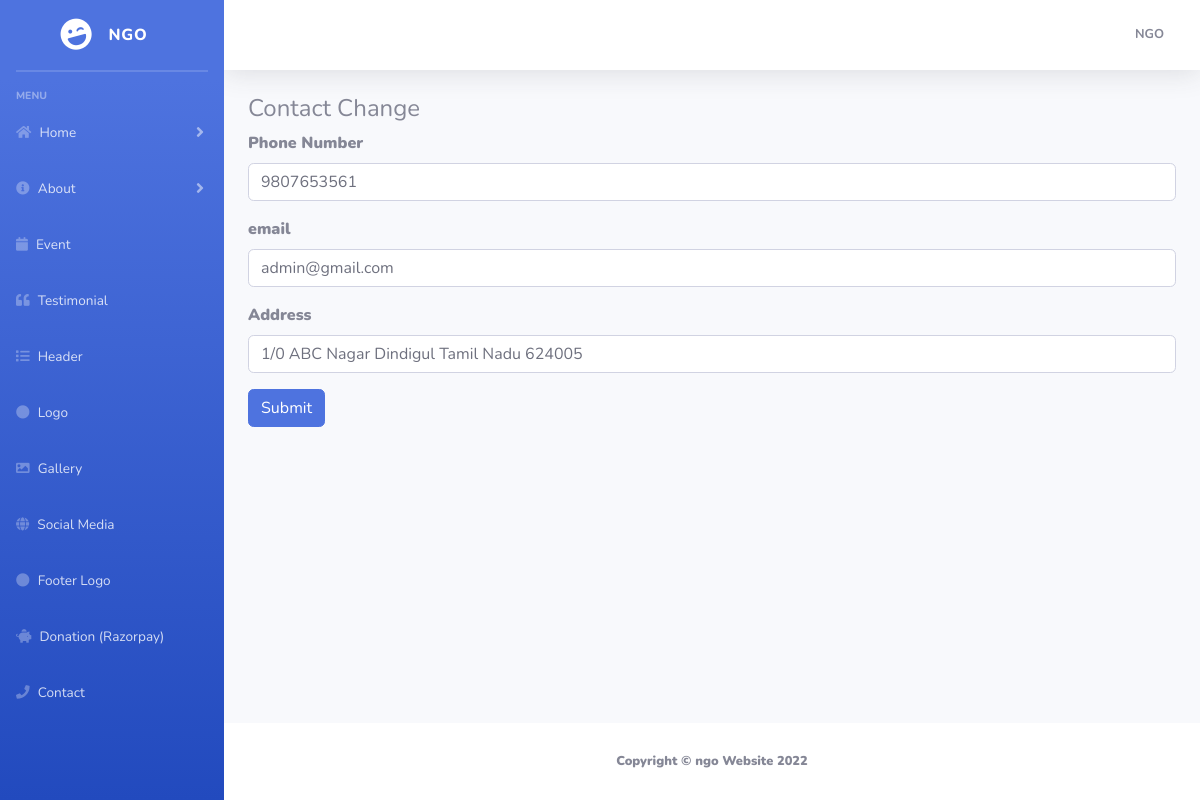
The page /admin/contactedit.php?id=1 (signed in) on the database its author committed.
### tables this page shows
CREATE TABLE `contact` (
  `id` int(11) NOT NULL,
  `phone` varchar(1000) NOT NULL,
  `email` varchar(1000) NOT NULL,
  `address` varchar(1000) NOT NULL
);

### admin/db.php (called while the page is built, shortened)
?><?php
class DBController {
private $host = "localhost";
	private $user = "admin_oxpin";
	private $password = "parthiv99";
	private $database = "admin_oxpin";
	private $conn;
	function __construct() {
		$this->conn = $this->connectDB();
	}
	function connectDB() {
		$conn = mysqli_connect($this->host,$this->user,$this->password,$this->database);
mysqli_set_charset($conn,"utf8");
		return $conn;
	}
	function runQuery($query) {
		$result = mysqli_query($this->conn,$query);
		while($row=mysqli_fetch_assoc($result)) {
			$resultset[] = $row;
		}
		if(!empty($resultset))
			return $resultset;
	}
}
$db_handle = new DBController();
?>

### admin/contactedit.php (the view, shortened to what this page needs)
<?php
include('header.php');
?>
                <div class="container-fluid">
                    <h4>Contact Change</h4>
                    <?php
$result = $db_handle->runQuery("select * from contact where id='".$_REQUEST['id']."'");
foreach($result as $row) { ?>
<form class="cmxform form-horizontal style-form" id="signupForm" action="contactupdate.php"
                enctype="multipart/form-data"
                method="post">
                <div class="form-group"><label for="exampleInputEmail1">Phone Number</label><input type="text"name="phone" value="<?php echo $row['phone'];?>" required
                    class="form-control" id="exampleInputEmail1" aria-describedby="emailHelp"
                    placeholder="Enter text"> </div>
                    <div class="form-group"><label for="exampleInputEmail1">email</label><input type="text"name="email" value="<?php echo $row['email'];?>" required
                    class="form-control" id="exampleInputEmail1" aria-describedby="emailHelp"
                    placeholder="Enter text"> </div>
                    <div class="form-group"><label for="exampleInputEmail1">Address</label><input type="text"name="address" value="<?php echo $row['address'];?>" required
                    class="form-control" id="exampleInputEmail1" aria-describedby="emailHelp"
                    placeholder="Enter text"> </div>
                      <button type="submit" name="upload" class="btn btn-primary">Submit</button>
                    </form>
                    <?php }
                    ?>
                </div>
            </div>
            <footer class="sticky-footer bg-white">
                <div class="container my-auto">
                    <div class="copyright text-center my-auto">
                        <span>Copyright &copy; ngo Website 2022</span>
                    </div>
                </div>
            </footer>
        </div>
    </div>
</body>
</html>

### rows shown on the page
contact: phone "9807653561", email "admin@gmail.com", address "1/0 ABC Nagar Dindigul Tamil Nadu 624005"
